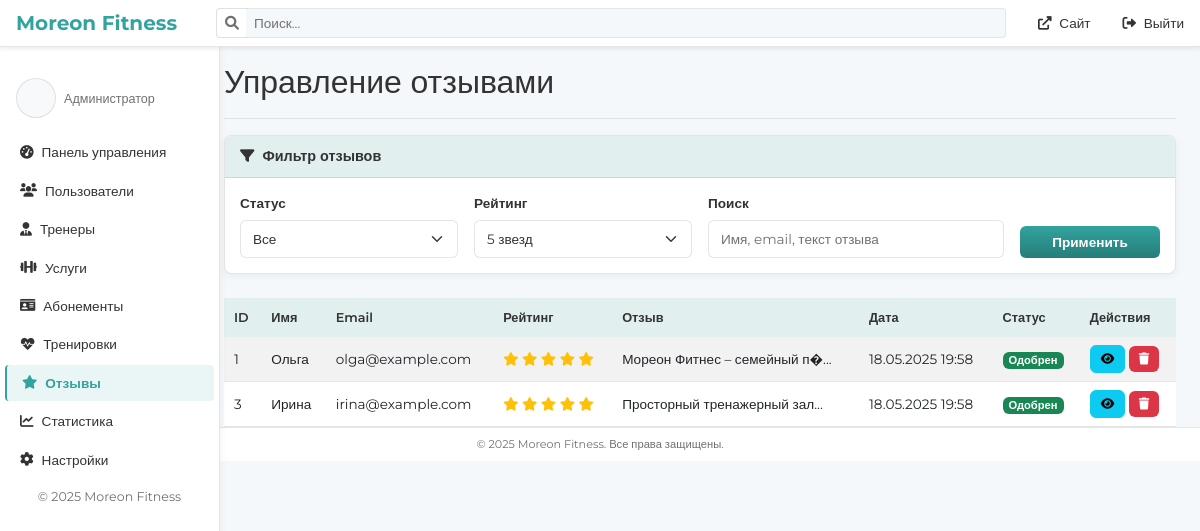
The app's page /admin/reviews.php?rating=5 (signed in) with its own data.
### tables this page shows
CREATE TABLE `reviews` (
  `id` int NOT NULL,
  `name` varchar(100) NOT NULL,
  `email` varchar(100) NOT NULL,
  `rating` int NOT NULL,
  `text` text NOT NULL,
  `status` enum('pending','approved','rejected') NOT NULL DEFAULT 'pending',
  `created_at` timestamp NOT NULL DEFAULT CURRENT_TIMESTAMP,
  `updated_at` timestamp NULL DEFAULT NULL ON UPDATE CURRENT_TIMESTAMP
);

### admin/reviews.php (the view, shortened to what this page needs)
<?php
require_once('includes/auth_check.php');
$rating = isset($_GET['rating']) ? $_GET['rating'] : '';
$search = isset($_GET['search']) ? $_GET['search'] : '';
$page = isset($_GET['page']) ? (int)$_GET['page'] : 1;
$perPage = 10;
$offset = ($page - 1) * $perPage;
$params = [];
$conditions = [];
if (!empty($rating)) {
    $conditions[] = "r.rating = :rating";
    $params[':rating'] = $rating;
}
$whereClause = !empty($conditions) ? "WHERE " . implode(" AND ", $conditions) : "";
$sql = "
    SELECT r.*
    FROM reviews r
    {$whereClause}
    ORDER BY r.created_at DESC
    LIMIT :offset, :perPage
";
$stmt = $pdo->prepare($sql);
$stmt->bindParam(':offset', $offset, PDO::PARAM_INT);
$stmt->bindParam(':perPage', $perPage, PDO::PARAM_INT);
foreach ($params as $key => $value) {
    $stmt->bindValue($key, $value);
}
$stmt->execute();
$reviews = $stmt->fetchAll();
include 'includes/header.php';
?>
<div class="container-fluid">
    <div class="row">
        <?php include 'includes/sidebar.php'; ?>
        <main class="col-md-9 ms-sm-auto col-lg-10 px-md-4">
            <div class="d-flex justify-content-between flex-wrap flex-md-nowrap align-items-center pt-3 pb-2 mb-3 border-bottom">
                <h1 class="h2">Управление отзывами</h1>
            </div>
            <div class="card mb-4">
                <div class="card-header">
                    <i class="fas fa-filter me-1"></i>
                    Фильтр отзывов
                </div>
                <div class="card-body">
                    <form action="" method="get" class="row g-3">
                        <div class="col-md-3">
                            <label for="filter-status" class="form-label">Статус</label>
                            <select id="filter-status" name="status" class="form-select">
                                <option value="">Все</option>
                            </select>
                        </div>
                        <div class="col-md-3">
                            <label for="filter-rating" class="form-label">Рейтинг</label>
                            <select id="filter-rating" name="rating" class="form-select">
                                <option value="5" <?= $rating === '5' ? 'selected' : '' ?>>5 звезд</option>
                            </select>
                        </div>
                        <div class="col-md-4">
                            <label for="filter-search" class="form-label">Поиск</label>
                            <input type="text" class="form-control" id="filter-search" name="search" placeholder="Имя, email, текст отзыва" value="<?= htmlspecialchars($search) ?>">
                        </div>
                        <div class="col-md-2 d-flex align-items-end">
                            <button type="submit" class="btn btn-primary w-100">Применить</button>
                        </div>
                    </form>
                </div>
            </div>
            <div class="table-responsive">
                <table class="table table-striped table-hover">
                    <thead>
                        <tr>
                            <th>ID</th>
                            <th>Имя</th>
                            <th>Email</th>
                            <th>Рейтинг</th>
                            <th>Отзыв</th>
                            <th>Дата</th>
                            <th>Статус</th>
                            <th>Действия</th>
                        </tr>
                    </thead>
                    <tbody>
                        <?php foreach ($reviews as $review): ?>
                        <tr class="<?= $review['status'] === 'pending' ? 'table-warning' : ($review['status'] === 'rejected' ? 'table-danger' : '') ?>">
                            <td><?= htmlspecialchars($review['id']) ?></td>
                            <td><?= htmlspecialchars($review['name']) ?></td>
                            <td><?= htmlspecialchars($review['email']) ?></td>
                            <td>
                                <div class="rating">
                                    <?php for ($i = 1; $i <= 5; $i++): ?>
                                        <i class="fas fa-star <?= $i <= $review['rating'] ? 'text-warning' : 'text-secondary' ?>"></i>
                                    <?php endfor; ?>
                                </div>
                            </td>
                            <td>
                                <?php
                                $text = $review['text'];
                                echo htmlspecialchars(strlen($text) > 50 ? substr($text, 0, 50) . '...' : $text);
                                ?>
                            </td>
                            <td><?= date('d.m.Y H:i', strtotime($review['created_at'])) ?></td>
                            <td>
                                <?php if ($review['status'] === 'approved'): ?>
                                    <span class="badge bg-success">Одобрен</span>
                                <?php elseif ($review['status'] === 'pending'): ?>
                                    <span class="badge bg-warning text-dark">Ожидает</span>
                                <?php else: ?>
                                    <span class="badge bg-danger">Отклонен</span>
                                <?php endif; ?>
                            </td>
                            <td class="action-buttons">
                                <button type="button" class="btn btn-sm btn-info view-review" data-bs-toggle="modal" data-bs-target="#viewReviewModal" data-review-id="<?= $review['id'] ?>">
                                    <i class="fas fa-eye"></i>
                                </button>
                                <button type="button" class="btn btn-sm btn-danger" data-bs-toggle="modal" data-bs-target="#deleteReviewModal" data-review-id="<?= $review['id'] ?>">
                                    <i class="fas fa-trash"></i>
                                </button>
                            </td>
                        </tr>
                        <?php endforeach; ?>
                    </tbody>
                </table>
            </div>
        </main>
    </div>
</div>
<?php include 'includes/footer.php'; ?>

### style/admin.css (style rules this page uses)
:root { --sidebar-width: 220px; --primary-color: #f5f8fa; --secondary-color: #e1f0ee; --accent-color: #32a39e; --accent-gradient: linear-gradient(180deg, #32a39e 0%, #267d79 100%); --light-bg: #ffffff; --text-color: #333333; --text-muted: #717171; --border-color: rgba(0, 0, 0, 0.1); --card-bg: #ffffff; --hover-bg: rgba(0, 0, 0, 0.05); --active-bg: rgba(50, 163, 158, 0.1); }
body { font-family: "Montserrat", sans-serif; background-color: var(--primary-color); color: var(--text-color); font-size: 0.9rem; }
h1, h2, h3, h4, h5, h6 { font-weight: 600; }
.card, .welcome-section, .admin-form, .admin-table { background: var(--card-bg); border-radius: 8px; border: 1px solid var(--border-color); box-shadow: 0 2px 8px rgba(0, 0, 0, 0.05); margin-bottom: 20px; overflow: hidden; }
.card-header { background-color: var(--secondary-color); border-bottom: 1px solid var(--border-color); color: var(--text-color); font-weight: 600; font-size: 0.9rem; padding: 10px 15px; }
.card-body { padding: 15px; }
.table { color: var(--text-color); margin-bottom: 0; font-size: 0.85rem; }
.table thead th { background-color: var(--secondary-color); color: var(--text-color); border-bottom: none; font-weight: 600; padding: 10px; font-size: 0.8rem; }
.table tbody td { border-color: var(--border-color); padding: 8px 10px; vertical-align: middle; }
.form-control, .form-select { background-color: var(--light-bg); border: 1px solid var(--border-color); color: var(--text-color); padding: 8px 12px; border-radius: 6px; font-size: 0.85rem; }
.form-control::placeholder { color: var(--text-muted); }
.form-label { color: var(--text-color); font-weight: 600; margin-bottom: 6px; font-size: 0.85rem; }
.btn { font-family: "Montserrat", sans-serif; border-radius: 6px; padding: 6px 14px; font-size: 0.85rem; font-weight: 600; transition: all 0.2s ease; }
.btn-primary { background: var(--accent-gradient); color: #ffffff; border: none; }
.btn-sm { padding: 4px 10px; font-size: 0.75rem; }
.btn-danger { background: #dc3545; color: #ffffff; border: none; }
.badge { font-weight: 600; font-size: 0.7rem; padding: 3px 6px; }

### records on screen
reviews: id "1", name "Ольга", email "olga@example.com", rating 5 (drawn), text "Мореон Фитнес – семейный п�...", created_at "18.05.2025 19:58", status "Одобрен"
reviews: id "3", name "Ирина", email "irina@example.com", rating 5 (drawn), text "Просторный тренажерный зал...", created_at "18.05.2025 19:58", status "Одобрен"

### other values on screen
$roleLabels[$_SESSION['user_role']] "Администратор"
